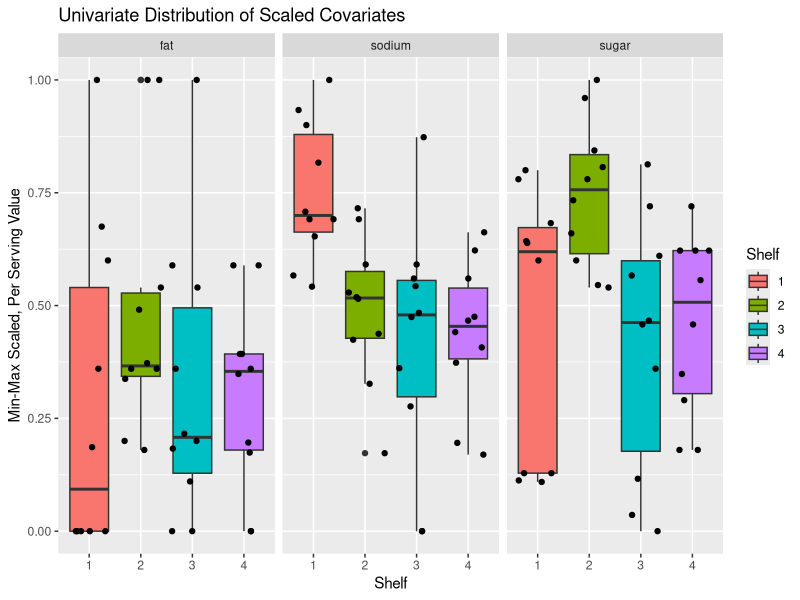
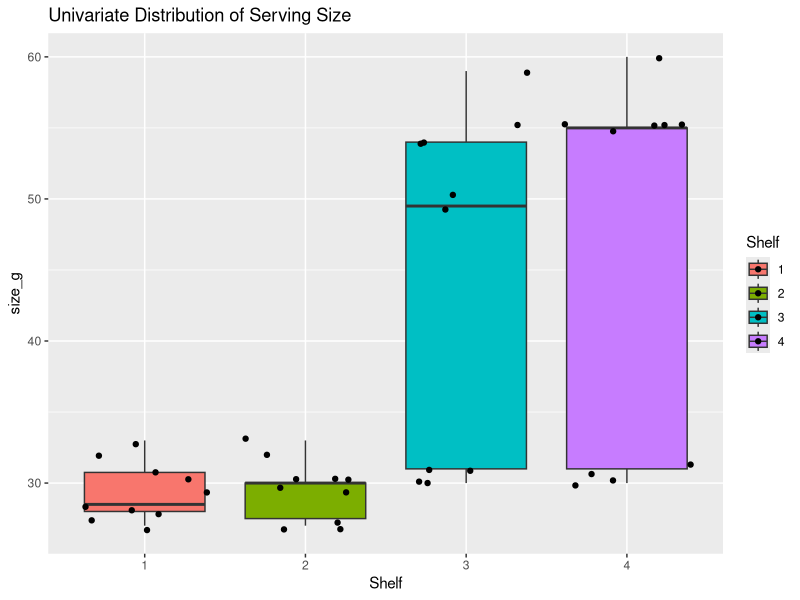
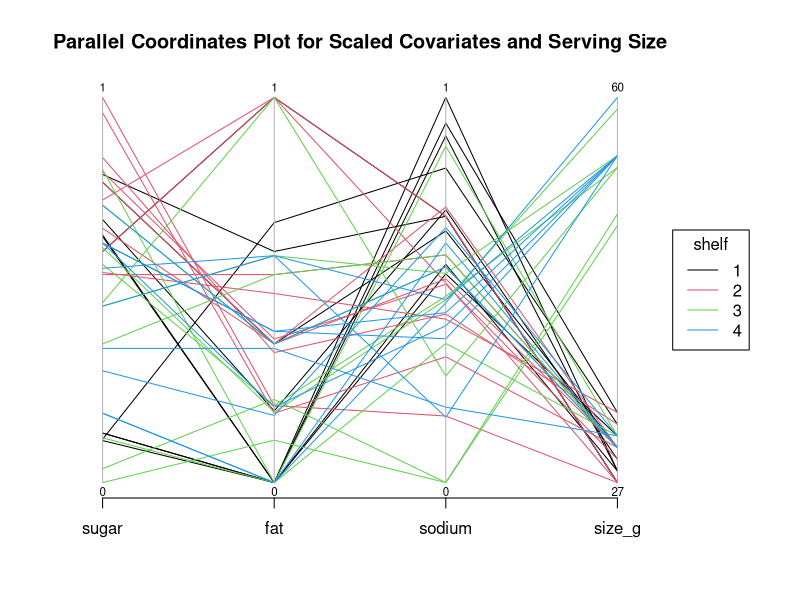
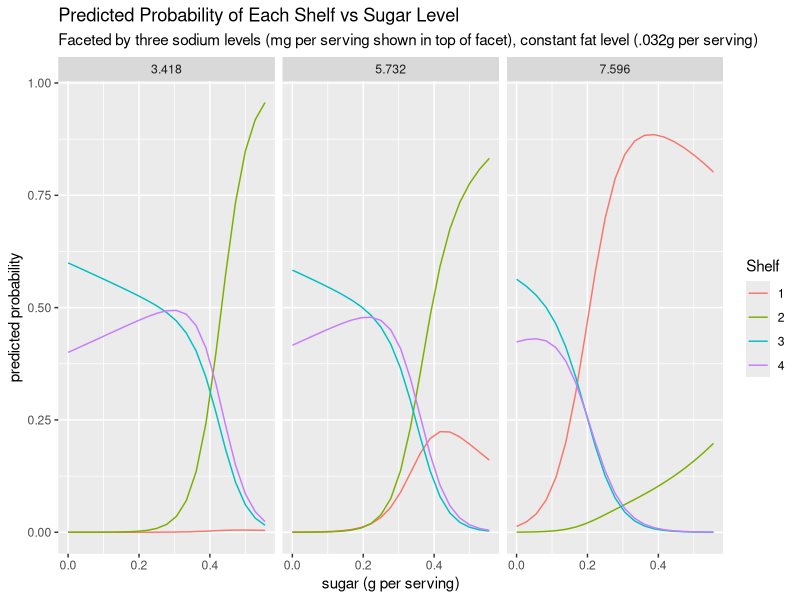

Write R code to recreate these figures, in order.
## ---- chunk 1
library(Hmisc)
library(tidyverse)

library(ggplot2)
library(MASS) #used to make ggplot parallel coordinates plots
library(dplyr)
## ---- chunk 2
d <- read.csv(file = 'cereal_dillons.csv')
d$Shelf_factor <- as.factor(d$Shelf)
str(d)
describe(d)
## ---- chunk 3
d <- d %>% 
  mutate(
    sugar_g_per_serving = sugar_g/size_g,
    fat_g_per_serving = fat_g/size_g,
    sodium_mg_per_serving = sodium_mg/size_g
  )
## ---- chunk 4
# min max scale a data point
#    if newrow, scale according to values in d
min_max_scale <- function(x, newrowcolname) {
  if (missing(newrowcolname)) {
    return((x - min(x)) / (max(x) - min(x)))
  } else {
    return((x - min(d[, newrowcolname])) / 
             (max(d[, newrowcolname]) - 
                min(d[, newrowcolname])
              )
           )
  }
}

d <- d %>%
  mutate(
    sugar = min_max_scale(sugar_g_per_serving),
    fat = min_max_scale(fat_g_per_serving),
    sodium = min_max_scale(sodium_mg_per_serving)
  )
## ---- chunk 5
# scaled covariates
d %>% 
  dplyr::select(ID, Shelf, Cereal, sugar, fat, sodium) %>% 
  gather(var, value, -ID, -Shelf, -Cereal) %>% 
  ggplot(aes(x=factor(Shelf), y = value)) +
  geom_boxplot(aes(fill=factor(Shelf))) +
  geom_jitter(height = 0) +
  facet_grid( . ~ var) +
  labs(title= "Univariate Distribution of Scaled Covariates",
       x="Shelf",
       y="Min-Max Scaled, Per Serving Value") +
  scale_fill_discrete(name="Shelf")
## ---- chunk 6
# serving size
d %>% 
  ggplot(aes(x=factor(Shelf), y = size_g, fill=factor(Shelf))) +
  geom_boxplot() +
  geom_jitter() +
  labs(title= "Univariate Distribution of Serving Size",
       x="Shelf") + scale_fill_discrete(name="Shelf")
## ---- chunk 7
# 
par(mar=c(5.1,4.1,4.1,8.1), xpd=T)
d %>% 
  dplyr::select(sugar, fat, sodium, size_g) %>%
  parcoord(col = d$Shelf_factor, var.label = T,
           main="Parallel Coordinates Plot for Scaled Covariates and Serving Size")
legend(x= "right", inset = c(-.2,0),
       legend = c("1","2", "3", "4"),
       col=c(1,2,3,4),
       title="shelf",
       lty=1
       )

## ---- chunk 8
m <- nnet::multinom(
  formula = Shelf ~  fat + sodium + sugar,
  data = d, trace = F)
summary(m)
car::Anova(m)
car::Anova(nnet::multinom(
  formula = Shelf ~  fat,
  data = d, trace =F))
## ---- chunk 9
# Check each two-way intercation for significance
car::Anova(nnet::multinom(
  formula = Shelf ~  fat + sodium + sugar + fat:sugar,
  data = d, trace = F))
car::Anova(nnet::multinom(
  formula = Shelf ~  fat + sodium + sugar + fat:sodium,
  data = d, trace = F))
car::Anova(nnet::multinom(
  formula = Shelf ~  fat + sodium + sugar + sodium:sugar,
  data = d, trace = F))

# check three way interaction for significance
car::Anova(nnet::multinom(
  formula = Shelf ~  fat + sodium + sugar + fat:sodium + fat:sugar + sodium:sugar + fat:sodium:sugar,
  data = d, trace = F))
## ---- chunk 10
cor(d %>% dplyr::select(fat,sodium,sugar))
## ---- chunk 11
aj <- data.frame(Cereal="Apple Jacks", size_g=28, sugar_g=12, fat_g=.5, sodium_mg=130) %>% 
  mutate(
    sugar = min_max_scale(sugar_g/size_g,"sugar_g_per_serving"),
    fat = min_max_scale(fat_g/size_g,"fat_g_per_serving"),
    sodium = min_max_scale(sodium_mg/size_g,"sodium_mg_per_serving")
  )
## ---- chunk 12
predict(m, type="probs", newdata=aj)
## ---- chunk 13
predict_data <- data.frame(
  sugar = rep(seq(0,1,by=.05),3),
  fat = .347,
  sodium = rep(c(.319,.535,.709), each=21)
)

cbind(predict_data,
      predict(m, type="probs", newdata=predict_data)) %>% 
  gather(Shelf, Predicted_Probability,-sugar,-fat,-sodium) %>% 
  mutate(
    # note don't need to worry about min because is 0 for all three vars
    sugar_g_per_serving=sugar*max(d$sugar_g_per_serving),
    fat_g_per_serving=fat*max(d$fat_g_per_serving),
    sodium_mg_per_serving=sodium*max(d$sodium_mg_per_serving)
         ) %>%
  ggplot(aes(x=sugar_g_per_serving, y=Predicted_Probability, colour=factor(Shelf))) +
  geom_line() +
  facet_grid(. ~ round(sodium_mg_per_serving,3)) + 
  guides(colour=guide_legend(title="Shelf")) +
  labs( title="Predicted Probability of Each Shelf vs Sugar Level",
        subtitle="Faceted by three sodium levels (mg per serving shown in top of facet), constant fat level (.032g per serving)",
        y="predicted probability",
        x="sugar (g per serving)")
## ---- chunk 14
# constant shift by .1 times the range (which equals the max bc all mins 0)
round(.1*max(d$fat_g_per_serving),2)
round(.1*max(d$sodium_mg_per_serving),2)
round(.1*max(d$sugar_g_per_serving),2)
# ORs
round(exp(.1*summary(m)$coefficients),2)
# Wald confidence intervals
round(exp(.1*confint(m, level=.95)),2)
